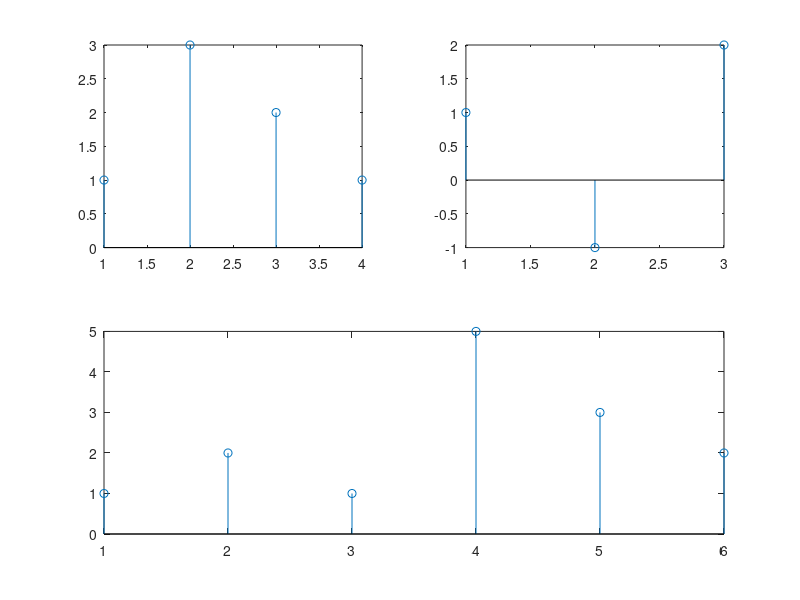

Write the MATLAB code that produced this figure.
% Linear convolution program using inbuilt convolution function

clc;
clear all;
close all;
disp('linear convolution program');

x=[1 3 2 1];
m=length(x);
h=[1 -1 2];
n=length(h);

y= conv(x,h);
disp(y);

subplot(2,2,1), stem(x);
subplot(2,2,2), stem(h);
subplot(2,2,[3,4]),stem(y);

